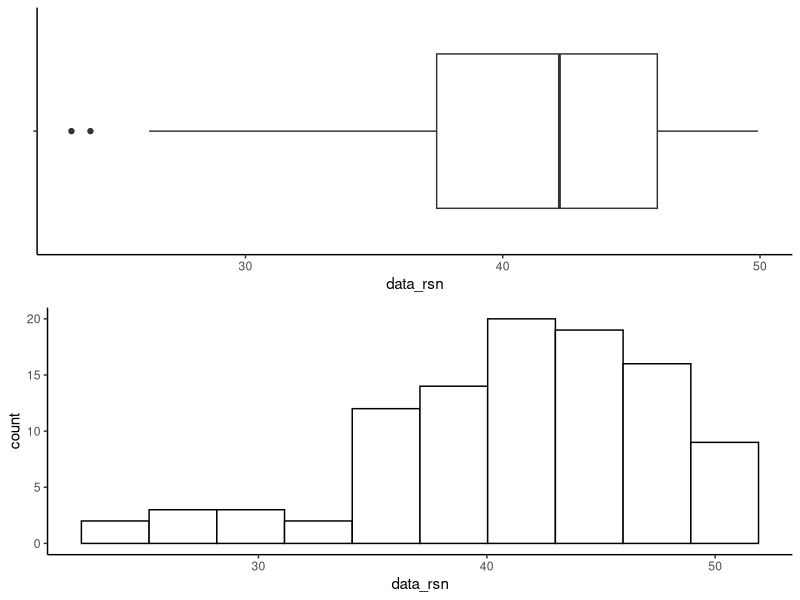

The R source for this figure:
# Packages
library(ggplot2)
library(ggpubr)
library(sn)      # simulate skew-normal distribution

# 1 Simulating the data
set.seed(5)

data_rsn <- rsn(100, xi = 50, alpha = 40, omega = -10)

# 2 Box plot
box_rsn <- ggplot(data = data.frame(data_rsn), aes(x = data_rsn, y = " ")) +
  geom_boxplot() +
  ylab(" ") +
  theme_classic()

# 3 Histogram
hist_rsn <- ggplot(data = data.frame(data_rsn), aes(x = data_rsn)) +
  geom_histogram(color = "black", fill = "white", bins = 10) + 
  theme_classic()

# 4 Arrange both plots
box_hist_rsn <- ggarrange(box_rsn, hist_rsn, nrow = 2)

# 5 Save plot
ggsave(filename = "graphs/boxhist_skew_neg.jpeg", plot = box_hist_rsn)
